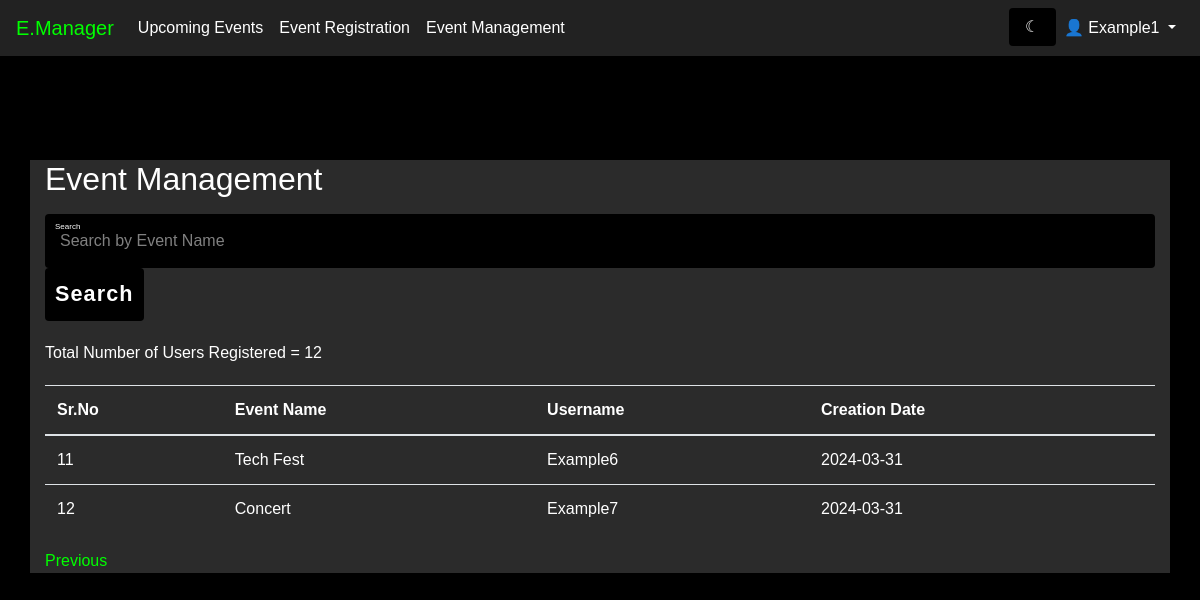
The app's page /event_manager?page=2 (signed in), older data.
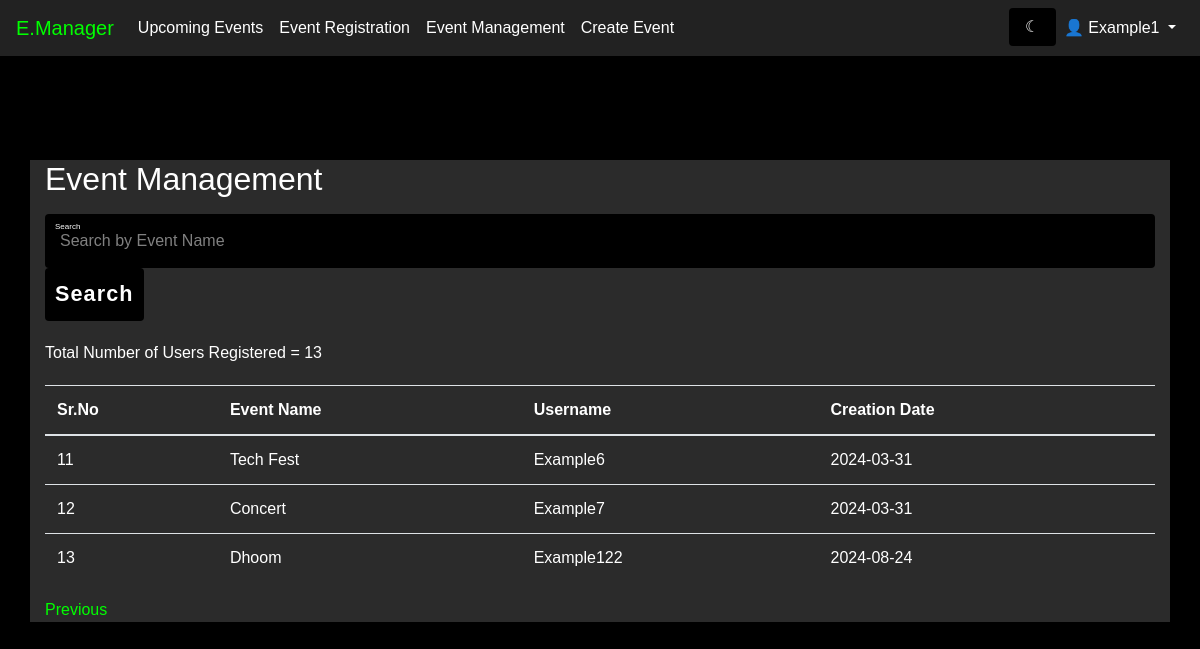
The same page, newer data.
### modules/models.py (models this page shows, shortened)
class Registration(db.Model):
    id = db.Column(db.Integer, primary_key=True)
    user_id = db.Column(db.Integer, db.ForeignKey('user.id'))
    event_id = db.Column(db.Integer, db.ForeignKey('event.id'))
    date_created = db.Column(db.DateTime, default=datetime.utcnow)
    user = db.relationship('User', backref=db.backref('registrations', lazy=True))
    event = db.relationship('Event', backref=db.backref('registrations', lazy=True))

class Event(db.Model):
    id = db.Column(db.Integer, primary_key=True)
    title = db.Column(db.String(80), nullable=False)
    description = db.Column(db.String(200), nullable=False)
    long_description = db.Column(db.String(2000), nullable=False)
    date = db.Column(db.DateTime, nullable=False)
    location = db.Column(db.String(80), nullable=False)
    organizer_name = db.Column(db.String(80), nullable=True)
    image_url = db.Column(db.String(200), nullable=False)
    creator_id = db.Column(db.Integer, db.ForeignKey('user.id'))
    creator = db.relationship('User', backref=db.backref('events', lazy=True))

### modules/event.py (the view, shortened to what this page needs)
@app.route('/event_manager', methods=['GET', 'POST'])
def event_manager():
    page = request.args.get('page', 1, type=int)
    reg = Registration.query.paginate(page=page, per_page=10, error_out=False)
    total_result = Registration.query.count()
    msg = get_flashed_messages()
    return render_template('event_manager.html', events=reg, msg=msg, total_result=total_result)

### modules/templates/event_manager.html (shortened to what this page needs)
<!DOCTYPE html>
<html lang="en">
<head>
    <link href="https://stackpath.bootstrapcdn.com/bootstrap/4.5.0/css/bootstrap.min.css" rel="stylesheet" />
    <link rel="stylesheet" href="{{ url_for('static', filename='css/dashboard.css') }}" />
</head>
<body class="{{ session['theme'] }}">
    <nav class="navbar navbar-expand-lg navbar-light bg-light fixed-top">
        <a class="navbar-brand" href="/event">E.Manager</a>
        <div class="collapse navbar-collapse" id="navbarNav">
            <ul class="navbar-nav">
                <li class="nav-item"><a class="nav-link" href="/event">Upcoming Events</a></li>
                <li class="nav-item"><a class="nav-link" href="/event">Event Registration</a></li>
                <li class="nav-item"><a class="nav-link" href="/event_manager">Event Management</a></li>
                {% if 'role' in session and session['role'] == 'Admin' or 'role' in session and session['role'] == 'Co-Admin' %}
                <li class="nav-item"><a class="nav-link" href="/event/create">Create Event</a></li>
                {% endif %}
            </ul>
            <ul class="navbar-nav ml-auto">
                <form action="/toggle_theme" method="post" id="toggle-theme-form">
                    <input type="submit" class="form-control border-0" value="{% if session['theme'] == 'light-theme' %} &#9788 {% else %} &#9790 {% endif %}" />
                </form>
                {% if 'username' in session %}
                <li class="nav-item dropdown">
                    <a class="nav-link dropdown-toggle" href="#" id="navbarDropdown" role="button" data-toggle="dropdown"
                        aria-haspopup="true" aria-expanded="false">
                        👤 {{ session['username'] }}
                    </a>
                </li>
                {% else %}
                <li class="nav-item"><a class="nav-link" href="/signin">Sign In</a></li>
                <li class="nav-item"><a class="btn btn-primary" href="/signup">Sign Up</a></li>
                {% endif %}
            </ul>
        </div>
    </nav>
    <section class="event-management">
        <div class="container ">
            <h2 class="mb-3">Event Management</h2>
            <form method="POST" class="mb-3">
                <div class="inputBox">
                    <input type="text" name="search" placeholder="Search by Event Name" />
                    <i>Search</i>
                </div>
                <input type="submit" value="Search" />
            </form>
            <div class="total-users">
                Total Number of Users Registered = {{ total_result }}
            </div>
            <table class="table mb-3">
                <thead>
                    <tr>
                        <th>Sr.No</th>
                        <th>Event Name</th>
                        <th>Username</th>
                        <th>Creation Date</th>
                    </tr>
                </thead>
                <tbody id="userTable">
                    {% for event in events %}
                    <tr>
                        <td>{{ event.id }}</td>
                        <td>{{ event.event.title }}</td>
                        <td>{{ event.user_id }}</td>
                        <td>{{ event.date_created.strftime('%Y-%m-%d') }}</td>
                    </tr>
                    {% endfor %}
                </tbody>
            </table>
            <div class="pagination">
                {% if events.has_prev %}
                <a href="{{ url_for('event_manager', page=events.prev_num) }}">Previous</a>
                {% endif %}
            </div>
        </div>
    </section>
</body>
</html>

Row changes from the older to the newer data that the page shows:
added Registration: id "13", event "Dhoom", user_id "Example122", date_created "2024-08-24"
Text that changed along with them:
{{ total_result }}: "12" → "13"
text now shown: "Create Event"
